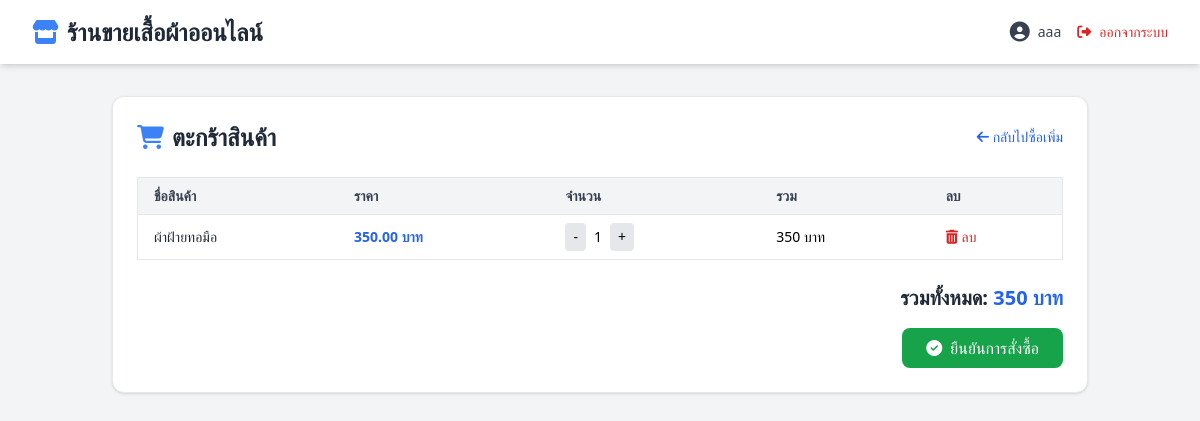
The app's page /Final/cart.php (signed in) with its own data.
### tables this page shows
CREATE TABLE IF NOT EXISTS `cart` (
  `id` int NOT NULL AUTO_INCREMENT,
  `user_id` int DEFAULT NULL,
  `product_id` int DEFAULT NULL,
  `quantity` int DEFAULT NULL,
  PRIMARY KEY (`id`),
  KEY `user_id` (`user_id`),
  KEY `product_id` (`product_id`),
  CONSTRAINT `cart_ibfk_1` FOREIGN KEY (`user_id`) REFERENCES `users` (`id`),
  CONSTRAINT `cart_ibfk_2` FOREIGN KEY (`product_id`) REFERENCES `products` (`id`)
);

CREATE TABLE IF NOT EXISTS `products` (
  `id` int NOT NULL AUTO_INCREMENT,
  `name` varchar(255) NOT NULL,
  `description` text,
  `price` decimal(10,2) NOT NULL,
  `quantity` int NOT NULL,
  `image` varchar(255) DEFAULT NULL,
  PRIMARY KEY (`id`)
);

### Final/cart.php (the view, shortened to what this page needs)
<?php
require 'config.php';
$user_id = $_SESSION["user_id"];
$sql = "SELECT cart.id, products.name, products.price, cart.quantity, products.id AS product_id, products.quantity AS stock
        FROM cart
        JOIN products ON cart.product_id = products.id
        WHERE cart.user_id = $user_id";
$result = $conn->query($sql);
$total = 0;
?>
<!DOCTYPE html>
<html lang="th">
<head>
  <script src="https://cdn.tailwindcss.com"></script>
  <link rel="stylesheet" href="https://cdnjs.cloudflare.com/ajax/libs/font-awesome/6.5.0/css/all.min.css">
</head>
<body class="bg-gray-100 min-h-screen">
<?php include 'navbar.php'; ?>
<div class="max-w-5xl mx-auto px-6 py-8">
  <div class="bg-white p-6 rounded-xl shadow border border-gray-200">
    <div class="flex justify-between items-center mb-6">
      <h2 class="text-2xl font-bold text-gray-800 flex items-center gap-2">
        <i class="fas fa-shopping-cart text-blue-500"></i> ตะกร้าสินค้า
      </h2>
      <a href="dashboard_customer.php" class="text-sm text-blue-600 hover:underline">
        <i class="fas fa-arrow-left"></i> กลับไปซื้อเพิ่ม
      </a>
    </div>
    <div class="overflow-x-auto">
      <table class="min-w-full text-sm text-left border border-gray-200">
        <thead class="bg-gray-100 text-gray-700">
          <tr>
            <th class="px-4 py-2">ชื่อสินค้า</th>
            <th class="px-4 py-2">ราคา</th>
            <th class="px-4 py-2">จำนวน</th>
            <th class="px-4 py-2">รวม</th>
            <th class="px-4 py-2">ลบ</th>
          </tr>
        </thead>
        <tbody>
          <?php while ($row = $result->fetch_assoc()):
            $sum = $row["price"] * $row["quantity"];
            $total += $sum;
          ?>
          <tr class="border-t">
            <td class="px-4 py-2 text-gray-800"><?php echo $row["name"]; ?></td>
            <td class="px-4 py-2 text-blue-600 font-semibold"><?php echo $row["price"]; ?> บาท</td>
            <td class="px-4 py-2">
              <form method="POST" action="update_quantity.php" class="flex items-center gap-2">
                <button type="submit" name="action" value="decrease" class="px-2 py-1 bg-gray-200 rounded hover:bg-gray-300">-</button>
                <span><?php echo $row["quantity"]; ?></span>
                <button type="submit" name="action" value="increase" class="px-2 py-1 bg-gray-200 rounded hover:bg-gray-300" <?php if ($row['quantity'] >= $row['stock']) echo 'disabled'; ?>>+</button>
              </form>
            </td>
            <td class="px-4 py-2"><?php echo $sum; ?> บาท</td>
            <td class="px-4 py-2">
              <a href="remove_cart.php?id=<?php echo $row["id"]; ?>"
                 onclick="return confirm('ลบสินค้านี้ใช่ไหม?')"
                 class="text-red-600 hover:text-red-800">
                <i class="fas fa-trash-alt"></i> ลบ
              </a>
            </td>
          </tr>
          <?php endwhile; ?>
        </tbody>
      </table>
    </div>
    <div class="text-right mt-6">
      <h3 class="text-xl font-semibold text-gray-800">รวมทั้งหมด: <span class="text-blue-600"><?php echo $total; ?> บาท</span></h3>
    </div>
    <form id="checkoutForm" method="POST" class="text-right mt-4">
      <button type="button" onclick="confirmCheckout()" class="inline-flex items-center gap-2 px-6 py-2 bg-green-600 text-white rounded-lg hover:bg-green-700 transition">
        <i class="fas fa-check-circle"></i> ยืนยันการสั่งซื้อ
      </button>
    </form>
  </div>
</div>
</body>
</html>

### records on screen
cart: product.name "ผ้าฝ้ายทอมือ", product.price "350.00", quantity "1", sum "350"

### other values on screen
$_SESSION["username"] "aaa"
$total "350"
